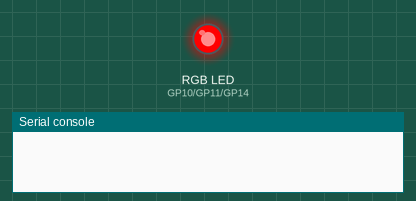
Simulated run of this program. Board: Raspberry Pi Pico running MicroPython. Shown: an RGB LED mixed from three pins (HIGH = lit), the last lines printed to the serial console.

Above: at 1.0 s.
At 5.0 s:
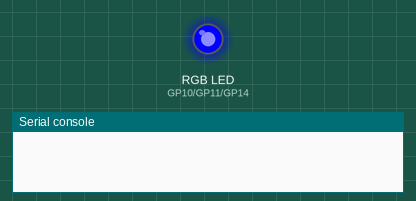
At 7.0 s:
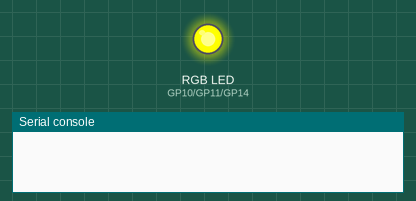
At 9.0 s:
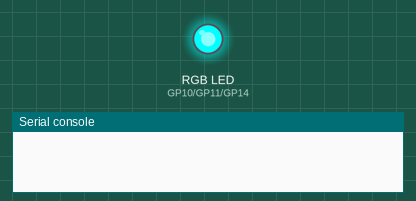
At 13.0 s:
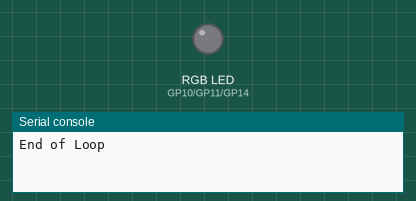
At 17.0 s:
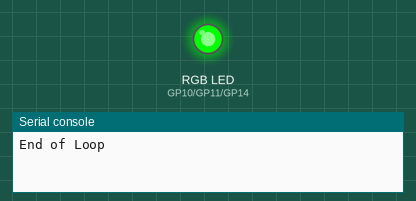
Timing chart, 0 to 18.2 s (numbered marks = the images above):
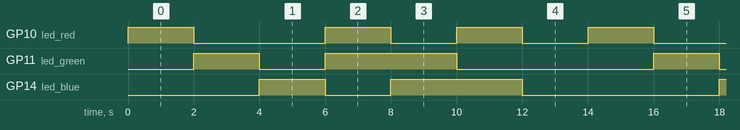

Measured:
- by itself, GP10 (led_red): repeats every 14.0 s: LOW 4.0 s, 2 × (HIGH 2.0 s, LOW 2.0 s), HIGH 2.0 s
- by itself, GP11 (led_green), GP14 (led_blue): repeats every 14.0 s: LOW 2.0 s, HIGH 4.0 s, LOW 6.0 s, HIGH 2.0 s
- by itself, everything shown: repeats every 14.0 s, in 7 steps

The program:

blink.py
```python
# Raspberry Pi Pico RGB Blink
# rgb-blink.py

# RED LED - Pico GPIO 10 - Pin 14
# GREEN LED - Pico GPIO 11 - Pin 15
# BLUE LED - Pico GPIO 14 - Pin 19

import machine
import utime

led_red = machine.Pin(10, machine.Pin.OUT)
led_green = machine.Pin(11, machine.Pin.OUT)
led_blue = machine.Pin(14, machine.Pin.OUT)

while True:
    led_red.value(1)
    led_green.value(0)
    led_blue.value(0)
    utime.sleep(2)

    led_red.value(0)
    led_green.value(1)
    led_blue.value(0)
    utime.sleep(2)

    led_red.value(0)
    led_green.value(0)
    led_blue.value(1)
    utime.sleep(2)

    led_red.value(1)
    led_green.value(1)
    led_blue.value(0)
    utime.sleep(2)

    led_red.value(0)
    led_green.value(1)
    led_blue.value(1)
    utime.sleep(2)

    led_red.value(1)
    led_green.value(0)
    led_blue.value(1)
    utime.sleep(2)

    print("End of Loop")

    led_red.value(0)
    led_green.value(0)
    led_blue.value(0)
    utime.sleep(2)
```
